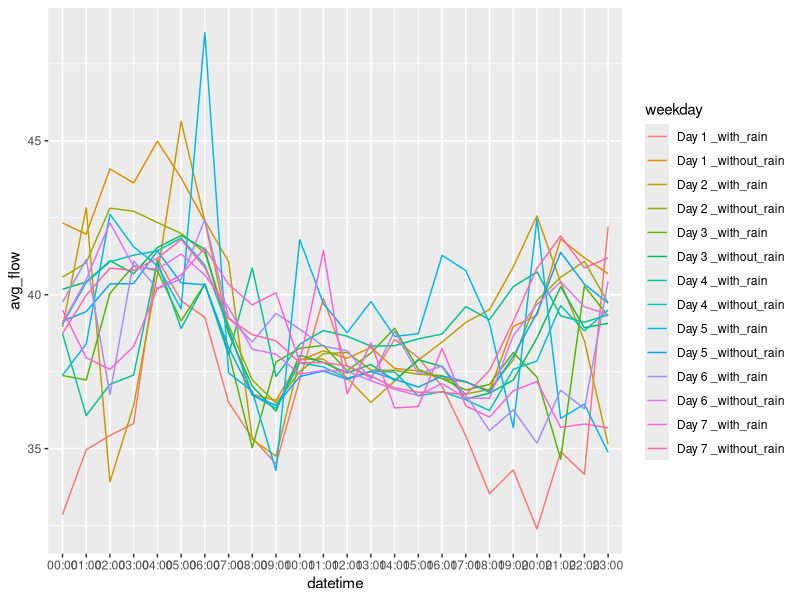
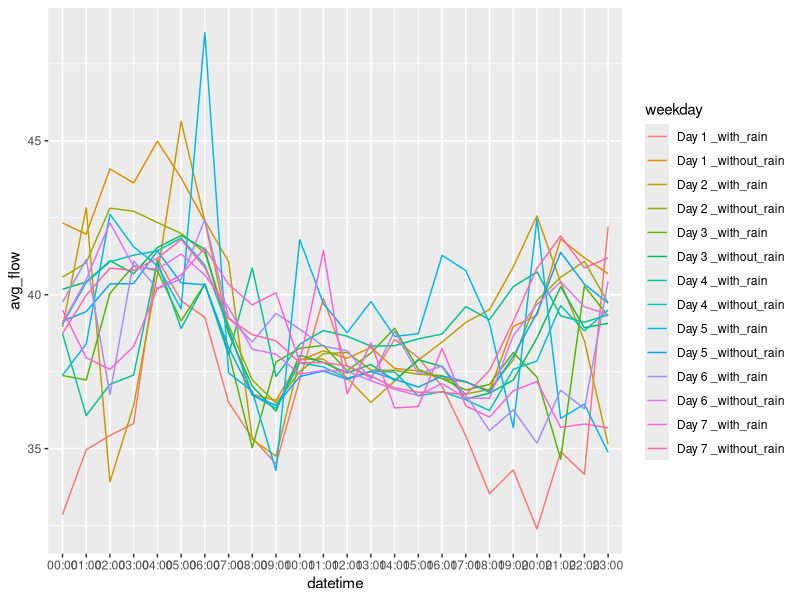

Here is the R script that generated these plots, in order:
library(ggplot2)

flowdata = read.table(file="flowdata.csv",  header=TRUE, sep=",")
raindata = read.table(file="raindata.csv",  header=TRUE, sep=",")

##	choose datetime, avg_flow and weekday columns from flowdata and asign to avg_flow_data.
avg_flow_data = subset(flowdata, select = c(datetime, avg_flow, weekday))

##	merge avg_flow_data and raindata by "datetime"
mergedata = merge(avg_flow_data, raindata, by="datetime")

mergedata = subset(mergedata, select = c(datetime, avg_flow, rainfall, weekday.x))

##	rename col names.
colnames(mergedata) <- c("datetime", "avg_flow", "rainfall", "weekday")

attach(mergedata)

##	filter the mergedata which is less than -1 and asign it to mergedataExist
mergedataExist = mergedata[avg_flow>-1,]

detach(mergedata)
attach(mergedataExist)

##	split time: 2013/1/1  01:00:00 AM => 01:00
## 	And sets datetime like "%H:%M" formate
temptime <- read.table(textConnection(as.character(mergedataExist$datetime)))
mergedataExist$datetime <- temptime$V2

##	divide mergedataExist to two parts.
##	withRain => rainfall > 0
##	withoutRain => rainfall == 0
withRain = mergedataExist[rainfall>0,]
withoutRain = mergedataExist[rainfall==0,]

withRainAgg = aggregate(withRain[2:2], by=list(withRain$weekday, withRain$datetime), mean)
withoutRainAgg = aggregate(withoutRain[2:2], by=list(withoutRain$weekday, withoutRain$datetime), mean)

##	rename col names.
colnames(withRainAgg) <- c("weekday", "datetime", "avg_flow")
colnames(withoutRainAgg) <- c("weekday", "datetime", "avg_flow")

##	sort by weekday
withRainAgg = withRainAgg[with(withRainAgg, order(withRainAgg$weekday)),]
withoutRainAgg = withoutRainAgg[with(withoutRainAgg, order(withoutRainAgg$weekday)),]

##	rename content of weekday in order to avoid to become continuous values.
withRainAgg$weekday <- paste("Day", withRainAgg$weekday, "_with_rain")
withoutRainAgg$weekday <- paste("Day", withoutRainAgg$weekday, "_without_rain")

combineData = rbind(withRainAgg, withoutRainAgg)

##	output combineData to .csv
write.csv(combineData, file = "Q5.csv")

ggplot(combineData, aes(datetime, avg_flow, color=weekday)) + geom_line(aes(group = weekday))

ggsave(file="Q5.pdf")
